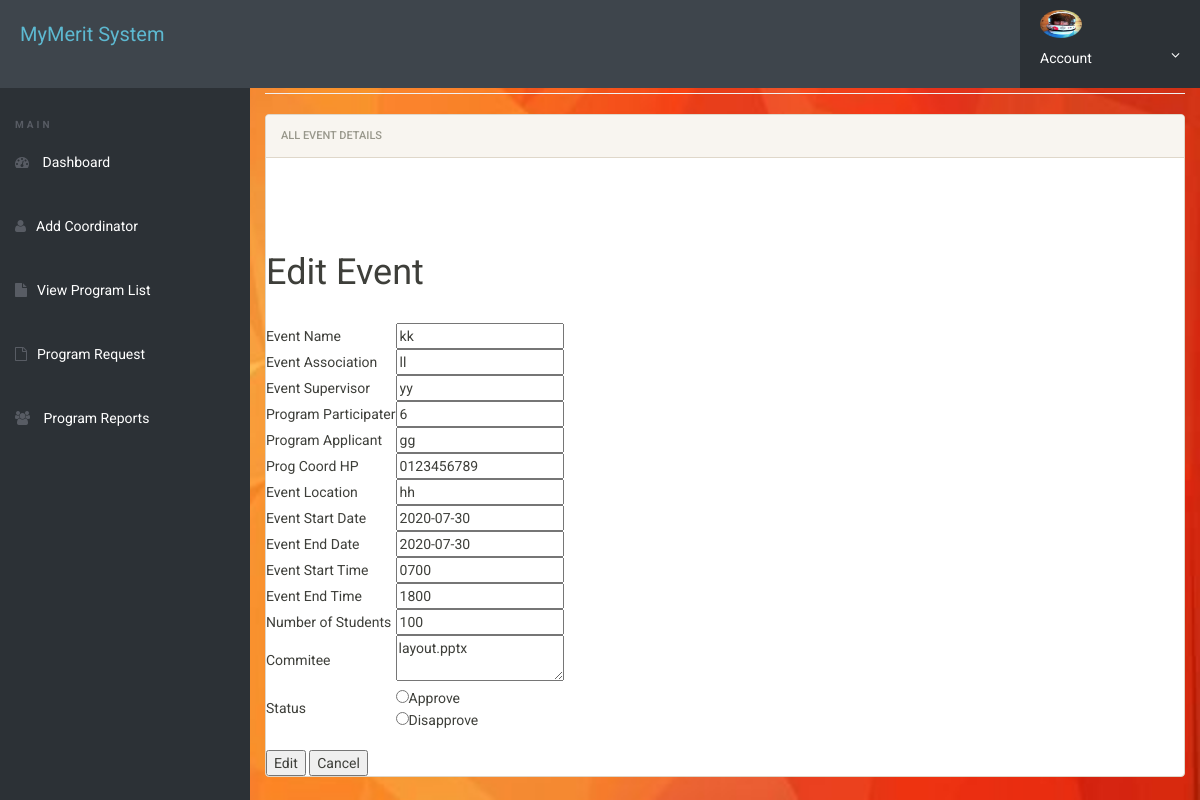
The app's page /admin/a2.php?id=7 (signed in) with its own data.
### tables this page shows
CREATE TABLE `report_parmerit` (
  `pro_id` int(6) NOT NULL,
  `program_name` varchar(100) DEFAULT NULL,
  `program_Association` varchar(50) DEFAULT NULL,
  `progarm_supervisor` varchar(50) DEFAULT NULL,
  `program_participle` int(5) DEFAULT NULL,
  `program_applicant` varchar(20) DEFAULT NULL,
  `proAppli_phone` varchar(15) DEFAULT NULL,
  `program_location` varchar(20) DEFAULT NULL,
  `programS_date` date DEFAULT NULL,
  `programE_date` date DEFAULT NULL,
  `programS_time` varchar(5) DEFAULT NULL,
  `programE_time` varchar(5) DEFAULT NULL,
  `participle_merit` int(4) DEFAULT NULL,
  `program_proof` varchar(1000) NOT NULL,
  `program_status` varchar(15) NOT NULL
);

### admin/a2.php (the view, shortened to what this page needs)
<?php
include('dbcontroller.php');
$id = $_GET['id'];
$query = "SELECT * FROM report_parmerit WHERE pro_id = {$id}";
$result = mysqli_query($conn,$query);
$row = mysqli_fetch_assoc($result);
$program_name = $row["program_name"];
$program_Association = $row["program_Association"];
$progarm_supervisor = $row["progarm_supervisor"];
$program_participle = $row["program_participle"];
$program_applicant = $row["program_applicant"];
$proAppli_phone= $row["proAppli_phone"];
$program_location = $row["program_location"];
$programS_date = $row["programS_date"];
$programE_date = $row["programE_date"];
$programS_time = $row["programS_time"];
$programE_time = $row["programE_time"];
$participle_merit = $row["participle_merit"];
$program_proof = $row["program_proof"];
?>
<!DOCTYPE html>
<html lang="en" class="no-js">
<head>
	<link rel="stylesheet" href="css/font-awesome.min.css">
	<link rel="stylesheet" href="css/bootstrap.min.css">
	<link rel="stylesheet" href="css/dataTables.bootstrap.min.css">
	<link rel="stylesheet" href="css/bootstrap-social.css">
	<link rel="stylesheet" href="css/bootstrap-select.css">
	<link rel="stylesheet" href="css/fileinput.min.css">
	<link rel="stylesheet" href="css/awesome-bootstrap-checkbox.css">
	<link rel="stylesheet" href="css/style.css">
</head>
<body>
		<?php include('includes/header.php');?>
	<div class="ts-main-content">
			<?php include('includes/sidebar.php');?>
		<div class="content-wrapper">
			<div class="container-fluid">
				<div class="row">
					<div class="col-md-12">
						<h2 class="page-title">Request List</h2>
						<div class="panel panel-default">
							<div class="panel-heading">All Event Details</div>
							<div class="panel-body">
							  <div class="panel-body">
							</div>
							</div>
<form method="POST" action="a3.php">
<table class="center">
<h1 class="center">Edit Event</h1><br>
    <tr>
        <td>Event Name</td>
        <td><input type="text" name="program_name" value="<?php echo $program_name;?>"></td>
    </tr>
    <tr>
        <td>Event Association</td>
        <td><input type="text" name="program_Association" value="<?php echo $program_Association;?>"></td>
    </tr>
    <tr>
        <td>Event Supervisor</td>
        <td><input type="text" name="progarm_supervisor" value="<?php echo $progarm_supervisor ;?>"></td>
    </tr>
    <tr>
        <td>Program Participater</td>
        <td><input type="text" name="program_participle" value="<?php echo $program_participle;?>"></td>
    </tr>
    <tr>
        <td>Program Applicant</td>
        <td><input type="text" name="program_applicant" value="<?php echo $program_applicant;?>"></td>
    </tr>
	 <tr>
        <td>Prog Coord HP</td>
        <td><input type="" name="proAppli_phone" value="<?php echo $proAppli_phone;?>"></td>
    </tr>
	 <tr>
        <td>Event Location</td>
        <td><input type="text" name="program_location" value="<?php echo $program_location;?>"></td>
    </tr>
	<tr>
        <td>Event Start Date</td>
        <td><input type="text" name="programS_date" value="<?php echo $programS_date;?>"></td>
    </tr>
    <tr>
        <td>Event End Date</td>
        <td><input type="text" name="programE_date" value="<?php echo $programE_date ;?>"></td>
    </tr>
    <tr>
        <td>Event Start Time</td>
        <td><input type="text" name="programS_time" value="<?php echo $programS_time ;?>"></td>
    </tr>
    <tr>
        <td>Event End Time</td>
        <td><input type="text" name="programE_time" value="<?php echo $programE_time ;?>"></td>
    </tr>
	  <tr>
        <td>Number of Students</td>
        <td><input type="number" name="participle_merit" value="<?php echo $participle_merit ;?>"></td>
    </tr>
    <tr>
        <td>Commitee</td>
        <td><textarea name="program_proof"><?php echo $program_proof;?></textarea>
    </tr>
        <td >Status</td><td>
            <input type="radio" name="program_status" value="Approve" >Approve<br>
            <input type="radio" name="program_status" value="Disapprove" >Disapprove<br>
        </td>
    <td>
        <br>
        <input type="submit" value="Edit" name="edit">
    <form action="a1.php">
    <input type="submit" value="Cancel"/>
    </form>
    </td>
</table>
</form>
</body>
</html>

### admin/css/style.css (style rules this page uses)
html { font-size: 14px; }
@media only screen and (min-width: 480px) { html { font-size: 17px; } }
@media only screen and (min-width: 768px) { html { font-size: 14px; } }
body { font-size: 1em; }
.panel { overflow: hidden; }
.page-title { padding-bottom: 15px; margin-bottom: 20px; border-bottom: 1px solid #f0f0f0; }
.ts-main-content .content-wrapper { padding-top: 15px; margin-top: 10px; }
@media only screen and (min-width: 992px) { .ts-main-content .content-wrapper { margin-left: 250px; } }

### admin/a2.php (style rules this page uses)
body { background-image:url(image/b1.jpg); background-size:cover; background-attachment:fixed; }

### records on screen
report_parmerit: program_name "kk", program_Association "ll", progarm_supervisor "yy", program_participle "6", program_applicant "gg", proAppli_phone "0123456789", program_location "hh", programS_date "2020-07-30", programE_date "2020-07-30", programS_time "0700", programE_time "1800", participle_merit "100", program_proof "layout.pptx"
